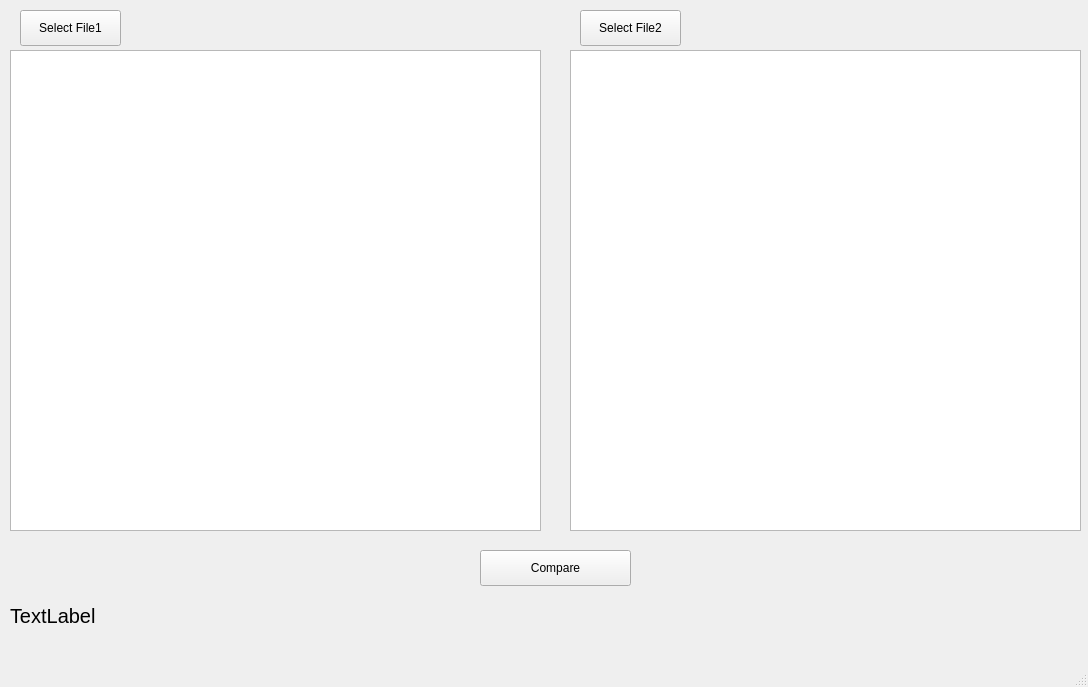
<?xml version="1.0" encoding="UTF-8"?>
<ui version="4.0">
 <class>MainWindow</class>
 <widget class="QMainWindow" name="MainWindow">
  <property name="geometry">
   <rect>
    <x>0</x>
    <y>0</y>
    <width>1088</width>
    <height>687</height>
   </rect>
  </property>
  <property name="windowTitle">
   <string>Compare Documents</string>
  </property>
  <widget class="QWidget" name="centralwidget">
   <widget class="QTextEdit" name="textEdit">
    <property name="geometry">
     <rect>
      <x>10</x>
      <y>50</y>
      <width>531</width>
      <height>481</height>
     </rect>
    </property>
   </widget>
   <widget class="QTextEdit" name="textEdit_2">
    <property name="geometry">
     <rect>
      <x>570</x>
      <y>50</y>
      <width>511</width>
      <height>481</height>
     </rect>
    </property>
   </widget>
   <widget class="QLabel" name="label">
    <property name="geometry">
     <rect>
      <x>10</x>
      <y>600</y>
      <width>711</width>
      <height>31</height>
     </rect>
    </property>
    <property name="font">
     <font>
      <pointsize>15</pointsize>
     </font>
    </property>
    <property name="text">
     <string>TextLabel</string>
    </property>
   </widget>
   <widget class="QPushButton" name="pushButton">
    <property name="geometry">
     <rect>
      <x>480</x>
      <y>550</y>
      <width>151</width>
      <height>36</height>
     </rect>
    </property>
    <property name="text">
     <string>Compare</string>
    </property>
   </widget>
   <widget class="QPushButton" name="pushButton_2">
    <property name="geometry">
     <rect>
      <x>20</x>
      <y>10</y>
      <width>101</width>
      <height>36</height>
     </rect>
    </property>
    <property name="text">
     <string>Select File1</string>
    </property>
   </widget>
   <widget class="QPushButton" name="pushButton_3">
    <property name="geometry">
     <rect>
      <x>580</x>
      <y>10</y>
      <width>101</width>
      <height>36</height>
     </rect>
    </property>
    <property name="text">
     <string>Select File2</string>
    </property>
   </widget>
  </widget>
  <widget class="QMenuBar" name="menubar">
   <property name="geometry">
    <rect>
     <x>0</x>
     <y>0</y>
     <width>1088</width>
     <height>28</height>
    </rect>
   </property>
  </widget>
  <widget class="QStatusBar" name="statusbar"/>
 </widget>
 <resources/>
 <connections/>
</ui>
